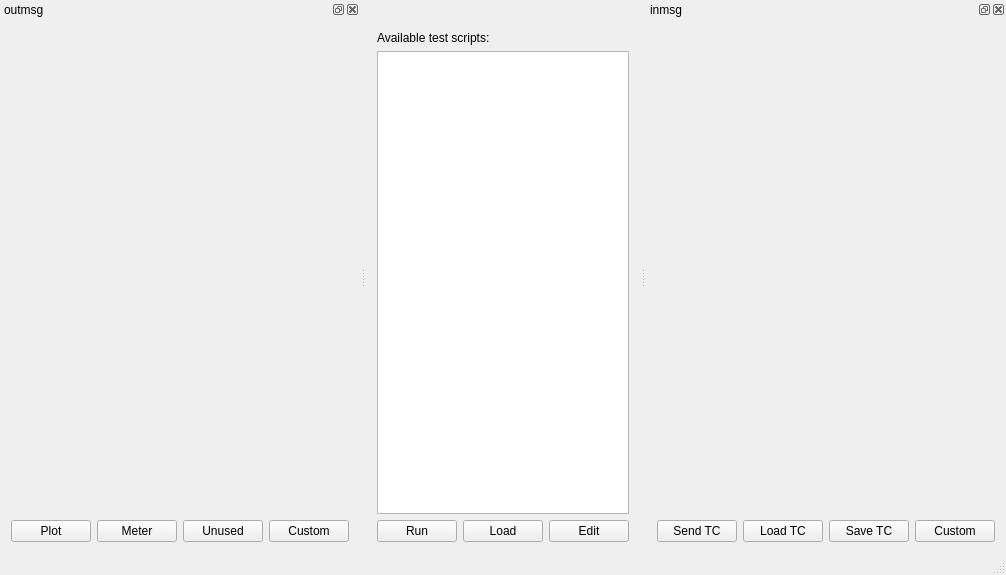
<?xml version="1.0" encoding="UTF-8"?>
<ui version="4.0">
 <class>MainWindow</class>
 <widget class="TasteMainWindow" name="MainWindow">
  <property name="geometry">
   <rect>
    <x>0</x>
    <y>0</y>
    <width>710</width>
    <height>575</height>
   </rect>
  </property>
  <property name="windowTitle">
   <string>gui</string>
  </property>
  <property name="tabShape">
   <enum>QTabWidget::Rounded</enum>
  </property>
  <property name="dockOptions">
   <set>QMainWindow::AllowNestedDocks|QMainWindow::AllowTabbedDocks|QMainWindow::AnimatedDocks</set>
  </property>
  <widget class="QWidget" name="centralWidget">
  <layout class="QVBoxLayout" name="verticalLayout">
     <item>
      <widget class="QLabel" name="tasteLogo" native="true">
       <property name="pixmap">
        <pixmap>tasteLogo_white.png</pixmap>
       </property>
      </widget>
     </item>
     <item>
      <widget class="QLabel" name="instructions" native="true">
       <property name="text">
        <string>Available test scripts:</string>
       </property>
      </widget>
     </item>
     <item>
      <widget class="QListWidget" name="msc" native="true"/>
     </item>
     <item>
      <layout class="QHBoxLayout" name="horizontalLayout">
       <item>
        <widget class="QPushButton" name="runMSC">
         <property name="text">
          <string>Run</string>
         </property>
        </widget>
       </item>
       <item>
        <widget class="QPushButton" name="loadMSC">
         <property name="text">
          <string>Load</string>
         </property>
        </widget>
       </item>
       <item>
        <widget class="QPushButton" name="editMSC">
         <property name="text">
          <string>Edit</string>
         </property>
        </widget>
       </item>
      </layout>
     </item>
    </layout>
   </widget>
   <widget class="QStatusBar" name="statusBar"/>
  <widget class="QDockWidget" name="tm_0">
   <property name="allowedAreas">
    <set>Qt::RightDockWidgetArea</set>
   </property>
   <property name="windowTitle">
    <string>outmsg</string>
   </property>
   <attribute name="dockWidgetArea">
    <number>1</number>
   </attribute>
   <widget class="QWidget" name="dockWidgetContents">
    <layout class="QVBoxLayout" name="verticalLayout">
     <item>
      <widget class="asn1Viewer" name="outmsg" native="true"/>
     </item>
     <item>
      <layout class="QHBoxLayout" name="horizontalLayout">
       <item>
        <widget class="QPushButton" name="plotButton">
         <property name="text">
          <string>Plot</string>
         </property>
        </widget>
       </item>
       <item>
        <widget class="QPushButton" name="meterButton">
         <property name="text">
          <string>Meter</string>
         </property>
        </widget>
       </item>
       <item>
        <widget class="QPushButton" name="unusedButton">
         <property name="text">
          <string>Unused</string>
         </property>
        </widget>
       </item>
       <item>
        <widget class="QPushButton" name="customCombo">
         <property name="text">
          <string>Custom</string>
         </property>
        </widget>
       </item>
      </layout>
     </item>
    </layout>
   </widget>
  </widget>
  <widget class="QDockWidget" name="tc_1">
   <property name="allowedAreas">
    <set>Qt::RightDockWidgetArea</set>
   </property>
   <property name="windowTitle">
    <string>inmsg</string>
   </property>
   <attribute name="dockWidgetArea">
    <number>2</number>
   </attribute>
   <widget class="QWidget" name="dockWidgetContents">
    <layout class="QVBoxLayout" name="verticalLayout">
     <item>
      <widget class="asn1Editor" name="inmsg" native="true"/>
     </item>
     <item>
      <layout class="QHBoxLayout" name="horizontalLayout">
       <item>
        <widget class="QPushButton" name="sendButton">
         <property name="text">
          <string>Send TC</string>
         </property>
        </widget>
       </item>
       <item>
        <widget class="QPushButton" name="loadButton">
         <property name="text">
          <string>Load TC</string>
         </property>
        </widget>
       </item>
       <item>
        <widget class="QPushButton" name="saveButton">
         <property name="text">
          <string>Save TC</string>
         </property>
        </widget>
       </item>
       <item>
        <widget class="QPushButton" name="customCombo">
         <property name="text">
          <string>Custom</string>
         </property>
        </widget>
       </item>
      </layout>
     </item>
    </layout>
   </widget>
  </widget>
 </widget>
 <layoutdefault spacing="6" margin="11"/>
 <customwidgets>
     <customwidget>
          <class>asn1Editor</class>
          <extends>QWidget</extends>
          <header>asn1_value_editor</header>
     </customwidget>
     <customwidget>
          <class>asn1Viewer</class>
          <extends>QWidget</extends>
          <header>asn1_value_editor</header>
     </customwidget>
     <customwidget>
          <class>TasteMainWindow</class>
          <extends>QMainWindow</extends>
          <header>TasteMainWindow</header>
     </customwidget>
 </customwidgets>
 <resources/>
 <connections/>
</ui>
